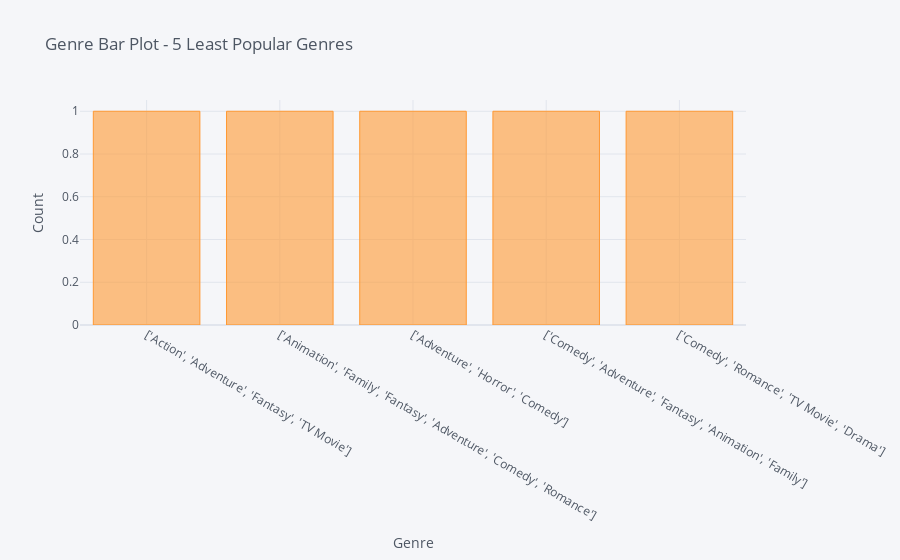

The cell this chart's notebook holds for it:
### Code cell
mov_df["genre"].value_counts().tail(5).iplot(title="Genre Bar Plot - 5 Least Popular Genres", xTitle="Genre", yTitle="Count", kind="bar")

### Figure 1 — Plotly figure (JSON) as saved in the notebook; plotly's stock layout.template omitted (floating-point values rounded to 4 significant figures)
{"data": [{"marker": {"color": "rgba(255, 153, 51, 0.6)", "line": {"color": "rgba(255, 153, 51, 1.0)", "width": 1}}, "name": "genre", "orientation": "v", "text": "", "type": "bar", "x": ["['Action', 'Adventure', 'Fantasy', 'TV Movie']", "['Animation', 'Family', 'Fantasy', 'Adventure', 'Comedy', 'Romance']", "['Adventure', 'Horror', 'Comedy']", "['Comedy', 'Adventure', 'Fantasy', 'Animation', 'Family']", "['Comedy', 'Romance', 'TV Movie', 'Drama']"], "y": [1, 1, 1, 1, 1]}], "layout": {"legend": {"bgcolor": "#F5F6F9", "font": {"color": "#4D5663"}}, "paper_bgcolor": "#F5F6F9", "plot_bgcolor": "#F5F6F9", "title": {"font": {"color": "#4D5663"}, "text": "Genre Bar Plot - 5 Least Popular Genres"}, "xaxis": {"gridcolor": "#E1E5ED", "showgrid": true, "tickfont": {"color": "#4D5663"}, "title": {"font": {"color": "#4D5663"}, "text": "Genre"}, "zerolinecolor": "#E1E5ED"}, "yaxis": {"gridcolor": "#E1E5ED", "showgrid": true, "tickfont": {"color": "#4D5663"}, "title": {"font": {"color": "#4D5663"}, "text": "Count"}, "zerolinecolor": "#E1E5ED"}}}
